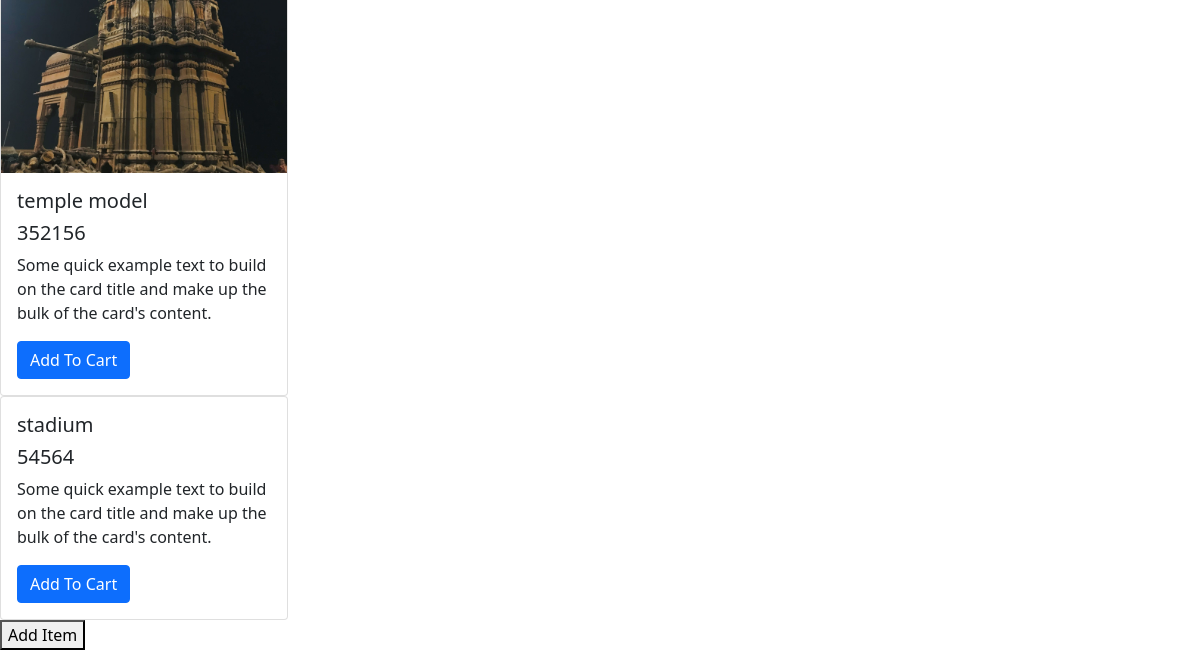
Before: / (lower part) with the older database file.
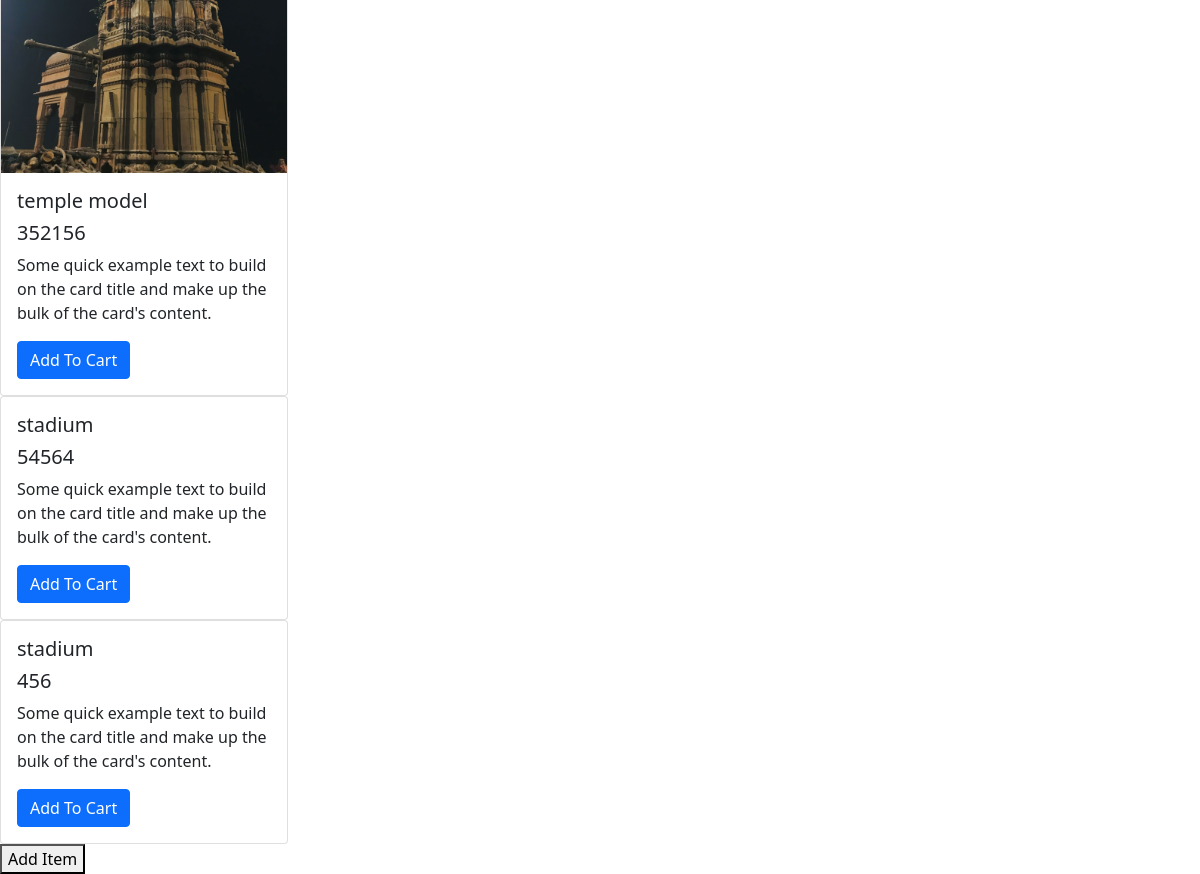
After: the same page with the newer database file.
### app/models.py (models this page shows, shortened)
class Item(models.Model):
    itemname = models.CharField(max_length=200)   # For storing item name
    itemPrice = models.IntegerField()  # For price with decimals
    itemImage = models.ImageField(upload_to='items/')  # Stores image in MEDIA/items/

### app/views.py (the view, shortened to what this page needs)
# urls.py: path('',views.landing,name='landing'),
def landing(req):
    items = Item.objects.all()
    return render(req,'landing.html',{'items': items})

### app/templates/landing.html (shortened to what this page needs)
<!DOCTYPE html>
<html lang="en">
  <head>
    <link
      href="https://cdn.jsdelivr.net/npm/bootstrap@5.0.2/dist/css/bootstrap.min.css"
      rel="stylesheet"
    />
  </head>
  <body>
    {% if items %}
    {% for item in items %}
    <div class="card" style="width: 18rem; ">
      <img src="{{ item.itemImage.url }}" class="card-img-top" alt="">
        <div class="card-body">
           <h5 class="card-title">{{ item.itemname }}</h5>
           <h5 class="card-title">{{ item.itemPrice }}</h5>
           <p class="card-text">Some quick example text to build on the card title and make up the bulk of the card's content.</p>
           <a href="{% url 'addtocart' pk=item.id %}" class="btn btn-primary">Add To Cart</a>
        </div>
    </div>
    {% endfor %}
    {% endif %}
    <form method="POST" enctype="multipart/form-data">
      <button type="submit">Add Item</button>
    </form>
  </body>
</html>

Changed rows visible on the page:
added Item: itemname "stadium", itemPrice "456"
